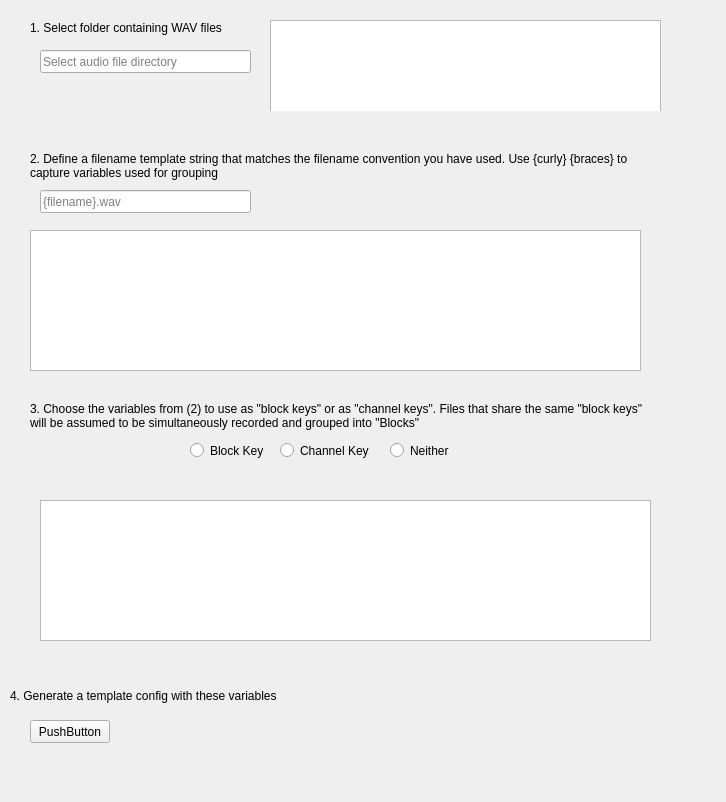
<?xml version="1.0" encoding="UTF-8"?>
<ui version="4.0">
 <class>Form</class>
 <widget class="QWidget" name="Form">
  <property name="geometry">
   <rect>
    <x>0</x>
    <y>0</y>
    <width>726</width>
    <height>802</height>
   </rect>
  </property>
  <property name="windowTitle">
   <string>Form</string>
  </property>
  <widget class="QWidget" name="widget" native="true">
   <property name="geometry">
    <rect>
     <x>10</x>
     <y>10</y>
     <width>671</width>
     <height>101</height>
    </rect>
   </property>
   <widget class="QClickableLineEdit" name="audioLocationEdit">
    <property name="geometry">
     <rect>
      <x>30</x>
      <y>40</y>
      <width>211</width>
      <height>23</height>
     </rect>
    </property>
    <property name="text">
     <string/>
    </property>
    <property name="readOnly">
     <bool>true</bool>
    </property>
    <property name="placeholderText">
     <string>Select audio file directory</string>
    </property>
   </widget>
   <widget class="QListWidget" name="listWidget">
    <property name="geometry">
     <rect>
      <x>260</x>
      <y>10</y>
      <width>391</width>
      <height>111</height>
     </rect>
    </property>
   </widget>
   <widget class="QLabel" name="label">
    <property name="geometry">
     <rect>
      <x>20</x>
      <y>10</y>
      <width>251</width>
      <height>16</height>
     </rect>
    </property>
    <property name="text">
     <string>1. Select folder containing WAV files</string>
    </property>
   </widget>
  </widget>
  <widget class="QWidget" name="widget_2" native="true">
   <property name="geometry">
    <rect>
     <x>20</x>
     <y>130</y>
     <width>631</width>
     <height>261</height>
    </rect>
   </property>
   <widget class="QLabel" name="label_2">
    <property name="geometry">
     <rect>
      <x>10</x>
      <y>10</y>
      <width>631</width>
      <height>51</height>
     </rect>
    </property>
    <property name="text">
     <string>2. Define a filename template string that matches the filename convention you have used. Use {curly} {braces} to capture variables used for grouping  </string>
    </property>
    <property name="wordWrap">
     <bool>true</bool>
    </property>
   </widget>
   <widget class="QLineEdit" name="filenameEdit">
    <property name="geometry">
     <rect>
      <x>20</x>
      <y>60</y>
      <width>211</width>
      <height>23</height>
     </rect>
    </property>
    <property name="placeholderText">
     <string>{filename}.wav</string>
    </property>
   </widget>
   <widget class="QTableWidget" name="tableWidget">
    <property name="geometry">
     <rect>
      <x>10</x>
      <y>100</y>
      <width>611</width>
      <height>141</height>
     </rect>
    </property>
   </widget>
  </widget>
  <widget class="QWidget" name="widget_3" native="true">
   <property name="geometry">
    <rect>
     <x>30</x>
     <y>390</y>
     <width>641</width>
     <height>271</height>
    </rect>
   </property>
   <widget class="QLabel" name="label_3">
    <property name="geometry">
     <rect>
      <x>0</x>
      <y>0</y>
      <width>631</width>
      <height>51</height>
     </rect>
    </property>
    <property name="text">
     <string>3. Choose the variables from (2) to use as &quot;block keys&quot; or as &quot;channel keys&quot;. Files that share the same &quot;block keys&quot; will be assumed to be simultaneously recorded and grouped into &quot;Blocks&quot;</string>
    </property>
    <property name="wordWrap">
     <bool>true</bool>
    </property>
   </widget>
   <widget class="QTableWidget" name="tableWidget_2">
    <property name="geometry">
     <rect>
      <x>10</x>
      <y>110</y>
      <width>611</width>
      <height>141</height>
     </rect>
    </property>
   </widget>
   <widget class="QRadioButton" name="radioButton">
    <property name="geometry">
     <rect>
      <x>160</x>
      <y>50</y>
      <width>99</width>
      <height>21</height>
     </rect>
    </property>
    <property name="text">
     <string>Block Key</string>
    </property>
   </widget>
   <widget class="QRadioButton" name="radioButton_2">
    <property name="geometry">
     <rect>
      <x>250</x>
      <y>50</y>
      <width>99</width>
      <height>21</height>
     </rect>
    </property>
    <property name="text">
     <string>Channel Key</string>
    </property>
   </widget>
   <widget class="QRadioButton" name="radioButton_3">
    <property name="geometry">
     <rect>
      <x>360</x>
      <y>50</y>
      <width>99</width>
      <height>21</height>
     </rect>
    </property>
    <property name="text">
     <string>Neither</string>
    </property>
   </widget>
  </widget>
  <widget class="QWidget" name="widget_4" native="true">
   <property name="geometry">
    <rect>
     <x>10</x>
     <y>670</y>
     <width>651</width>
     <height>101</height>
    </rect>
   </property>
   <widget class="QLabel" name="label_4">
    <property name="geometry">
     <rect>
      <x>0</x>
      <y>0</y>
      <width>631</width>
      <height>51</height>
     </rect>
    </property>
    <property name="text">
     <string>4. Generate a template config with these variables</string>
    </property>
    <property name="wordWrap">
     <bool>true</bool>
    </property>
   </widget>
   <widget class="QPushButton" name="pushButton">
    <property name="geometry">
     <rect>
      <x>20</x>
      <y>50</y>
      <width>80</width>
      <height>23</height>
     </rect>
    </property>
    <property name="text">
     <string>PushButton</string>
    </property>
   </widget>
  </widget>
 </widget>
 <customwidgets>
  <customwidget>
   <class>QClickableLineEdit</class>
   <extends>QLineEdit</extends>
   <header>soundsep.widgets.utils</header>
  </customwidget>
 </customwidgets>
 <resources/>
 <connections/>
</ui>
